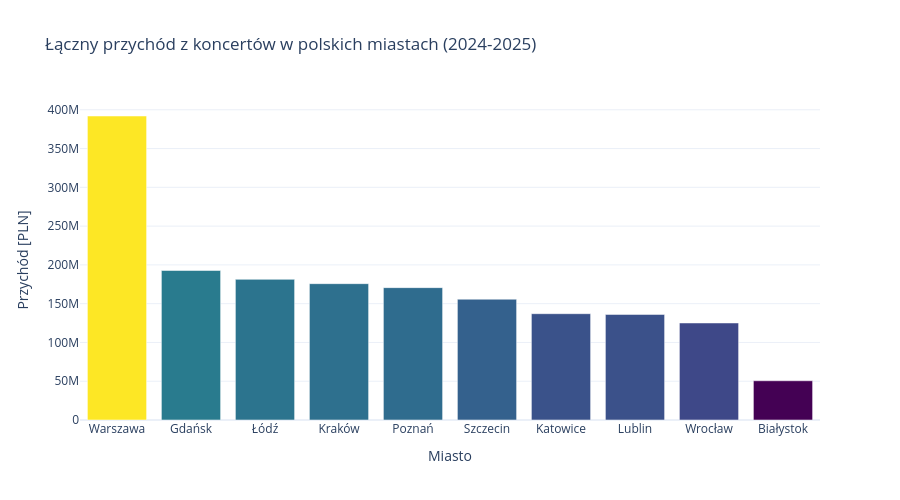

This figure's notebook cell:
### Markdown cell above
## Część 2 — Wykres słupkowy (2 pkt)
Obliczamy łączny przychód ze sprzedaży biletów w podziale na miasta, sortujemy wyniki malejąco i tworzymy interaktywny wykres słupkowy.

### Code cell
# Agregacja przychodu według miast i sortowanie malejąco
df_przychody = df.groupby("miasto")["przychod_pln"].sum().reset_index()
df_przychody = df_przychody.sort_values(by="przychod_pln", ascending=False)

# Generowanie wykresu słupkowego w Plotly Express
fig_bar = px.bar(
    df_przychody,
    x="miasto",
    y="przychod_pln",
    title="Łączny przychód z koncertów w polskich miastach (2024-2025)",
    labels={
        "miasto": "Miasto",
        "przychod_pln": "Łączny przychód (PLN)"
    },
    color="przychod_pln",
    color_continuous_scale="Viridis",
    template="plotly_white"
)

# Konfiguracja układu wykresu
fig_bar.update_layout(
    xaxis_title="Miasto",
    yaxis_title="Przychód [PLN]",
    coloraxis_showscale=False,
    width=900,
    height=500
)

fig_bar.update_traces(
    hovertemplate="<b>%{x}</b><br>Przychód: %{y:,.0f} PLN<extra></extra>"
)

fig_bar.show()

### Figure 1 — Plotly figure (JSON) as saved in the notebook; plotly's stock layout.template omitted (floating-point values rounded to 4 significant figures)
{"data": [{"hovertemplate": "<b>%{x}</b><br>Przychód: %{y:,.0f} PLN<extra></extra>", "legendgroup": "", "marker": {"color": [391973430, 192767710, 181357180, 175778640, 170662360, 155743970, 137064460, 136115110, 125091800, 50603470], "coloraxis": "coloraxis", "pattern": {"shape": ""}}, "name": "", "orientation": "v", "showlegend": false, "textposition": "auto", "type": "bar", "x": ["Warszawa", "Gdańsk", "Łódź", "Kraków", "Poznań", "Szczecin", "Katowice", "Lublin", "Wrocław", "Białystok"], "xaxis": "x", "y": [391973430, 192767710, 181357180, 175778640, 170662360, 155743970, 137064460, 136115110, 125091800, 50603470], "yaxis": "y"}], "layout": {"barmode": "relative", "coloraxis": {"autocolorscale": false, "colorbar": {"title": {"text": "Łączny przychód (PLN)"}}, "colorscale": [[0, "#440154"], [0.1111, "#482878"], [0.2222, "#3e4989"], [0.3333, "#31688e"], [0.4444, "#26828e"], [0.5556, "#1f9e89"], [0.6667, "#35b779"], [0.7778, "#6ece58"], [0.8889, "#b5de2b"], [1, "#fde725"]], "showscale": false}, "height": 500, "legend": {"tracegroupgap": 0}, "title": {"text": "Łączny przychód z koncertów w polskich miastach (2024-2025)"}, "width": 900, "xaxis": {"anchor": "y", "domain": [0, 1], "title": {"text": "Miasto"}}, "yaxis": {"anchor": "x", "domain": [0, 1], "title": {"text": "Przychód [PLN]"}}}}
